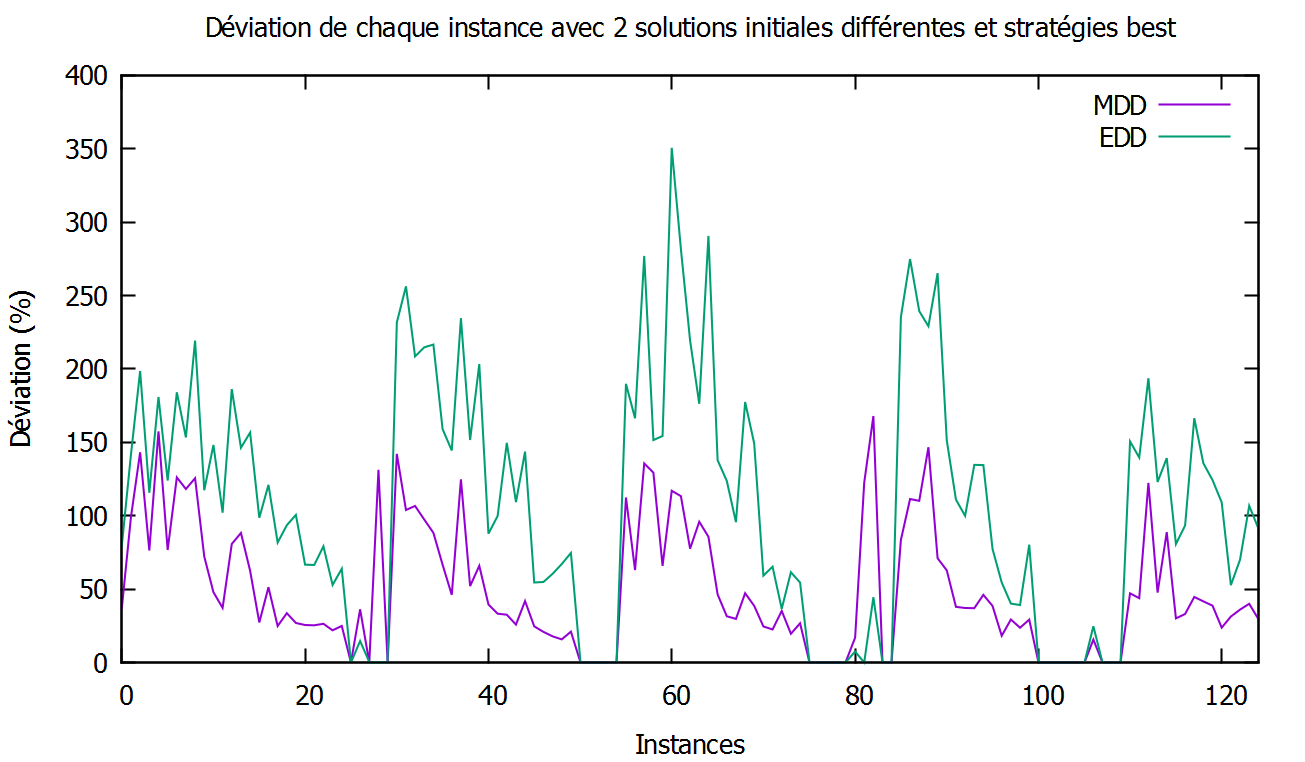

gnuplot code for this plot:
set output "C:/Users/Pierrick/workspace/SMTWTP/experiences/xp4.png"
set title "Déviation de chaque instance avec 2 solutions initiales différentes et stratégie best"
set ylabel "Déviation (%)"
set xlabel "Instances"
set xrange [0:124]
plot "C:/Users/Pierrick/workspace/SMTWTP/data/results/hc/best_insert_mdd.dat" using 0:1 with lines title "MDD", "C:/Users/Pierrick/workspace/SMTWTP/data/results/hc/best_insert_edd.dat" using 0:1 with lines title "EDD"